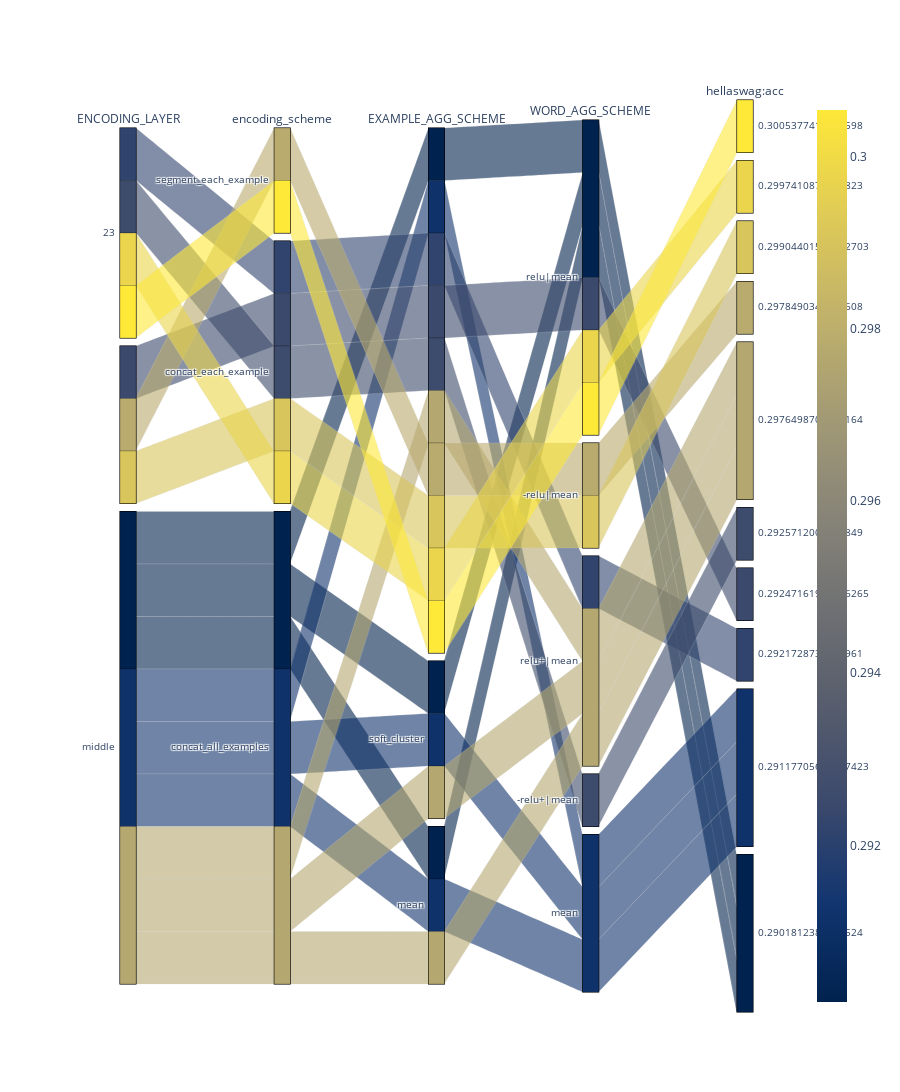

The notebook cell saved with this chart:
### Code cell
all_df_sim_all = read_results(dir = '../lmeval_results_sim_all')
df_hellaswag_sim_all = task_metrics(all_df_sim_all, ['hellaswag:acc'], sort_metrics=['hellaswag:acc'])
df_hellaswag_sim_all = df_hellaswag_sim_all[(df_hellaswag_sim_all['hellaswag:acc'] >= 0.29)]
df_hellaswag_sim_all = df_hellaswag_sim_all[df_hellaswag_sim_all.num_fewshot == 5]
fig_parcats(df_hellaswag_sim_all, 'hellaswag:acc', ['hellaswag:acc_stderr', 'mtime', 'filename', 'date'], height=2000)

### Figure 1 — Plotly figure (JSON) as saved in the notebook; plotly's stock layout.template omitted (floating-point values rounded to 4 significant figures)
{"data": [{"arrangement": "freeform", "dimensions": [{"label": "ENCODING_LAYER", "values": ["23", "23", null, null, "middle", "middle", "middle", "23", null, "23", "middle", "middle", "middle", "middle", "middle", "middle"]}, {"label": "encoding_scheme", "values": ["segment_each_example", "concat_each_example", "concat_each_example", "segment_each_example", "concat_all_examples", "concat_all_examples", "concat_all_examples", "concat_each_example", "concat_each_example", "concat_each_example", "concat_all_examples", "concat_all_examples", "concat_all_examples", "concat_all_examples", "concat_all_examples", "concat_all_examples"]}, {"label": "EXAMPLE_AGG_SCHEME", "values": [null, null, null, null, null, "soft_cluster", "mean", null, null, null, null, "mean", "soft_cluster", null, "mean", "soft_cluster"]}, {"label": "WORD_AGG_SCHEME", "values": ["relu|mean", "relu|mean", "-relu|mean", "-relu|mean", "relu+|mean", "relu+|mean", "relu+|mean", "-relu+|mean", "relu|mean", "relu+|mean", "mean", "mean", "mean", "relu|mean", "relu|mean", "relu|mean"]}, {"label": "hellaswag:acc", "values": [0.3005, 0.2997, 0.299, 0.2978, 0.2976, 0.2976, 0.2976, 0.2926, 0.2925, 0.2922, 0.2912, 0.2912, 0.2912, 0.2902, 0.2902, 0.2902]}], "hoveron": "color", "line": {"color": [0.3005, 0.2997, 0.299, 0.2978, 0.2976, 0.2976, 0.2976, 0.2926, 0.2925, 0.2922, 0.2912, 0.2912, 0.2912, 0.2902, 0.2902, 0.2902], "coloraxis": "coloraxis"}, "type": "parcats"}], "layout": {"coloraxis": {"colorbar": {"len": 1, "lenmode": "fraction", "y": 1, "yanchor": "top"}, "colorscale": [[0, "#00224e"], [0.1111, "#123570"], [0.2222, "#3b496c"], [0.3333, "#575d6d"], [0.4444, "#707173"], [0.5556, "#8a8678"], [0.6667, "#a59c74"], [0.7778, "#c3b369"], [0.8889, "#e1cc55"], [1, "#fee838"]], "showscale": true}, "height": 2000}}
